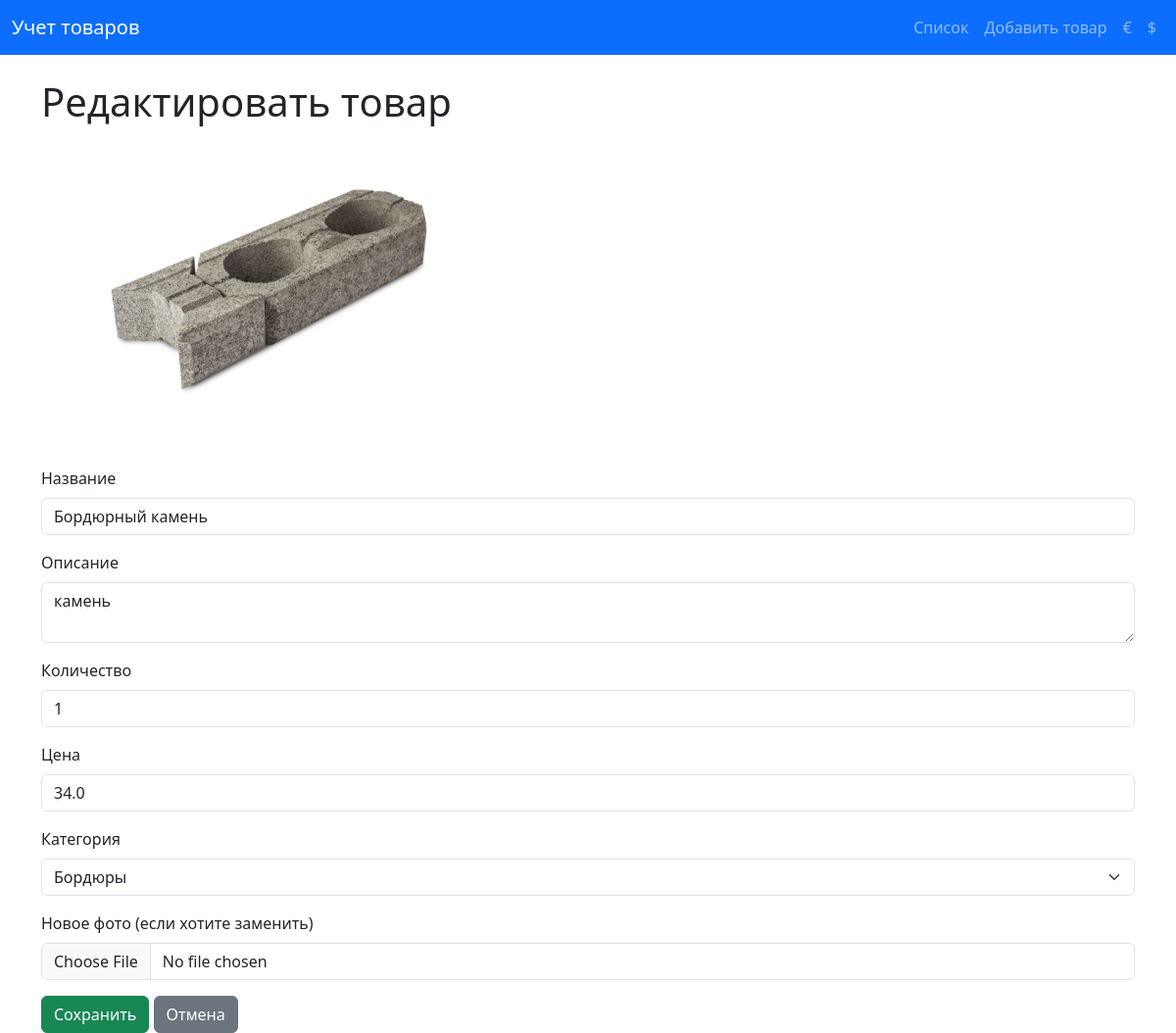
Screenshot of /edit/1 with the database file from the repository.
### app.py (models this page shows, shortened)
class Product(db.Model):
    id = db.Column(db.Integer, primary_key=True)
    name = db.Column(db.String(100), nullable=False)
    description = db.Column(db.String(200), nullable=True)
    quantity = db.Column(db.Integer, nullable=False, default=0)
    price = db.Column(db.Float, nullable=False, default=0.0)
    created_at = db.Column(db.DateTime, default=datetime.utcnow)
    category_id = db.Column(db.Integer, db.ForeignKey('category.id'), nullable=True)
    category = db.relationship('Category', backref=db.backref('products', lazy=True))
    image_filename = db.Column(db.String(200), nullable=True)

class Category(db.Model):
    id = db.Column(db.Integer, primary_key=True)
    name = db.Column(db.String(100), nullable=False, unique=True)

### app.py (the view, shortened to what this page needs)
@app.route('/edit/<int:product_id>', methods=['GET', 'POST'])
def edit(product_id):
    product = Product.query.get_or_404(product_id)
    categories = Category.query.order_by(Category.name).all()
    return render_template('edit.html', product=product, categories=categories)

### templates/edit.html (shortened to what this page needs)
{% extends "base.html" %}
{% block content %}
<h1 class="mb-4">Редактировать товар</h1>
{% if product.image_filename %}
    <div class="mb-4">
        <img src="{{ url_for('static', filename='uploads/' + product.image_filename) }}" alt="{{ product.name }}" class="img-fluid" style="max-height: 300px;">
    </div>
{% endif %}
<form method="POST" enctype="multipart/form-data">
    <div class="mb-3">
        <label for="name" class="form-label">Название</label>
        <input type="text" class="form-control" id="name" name="name" value="{{ product.name }}" required>
    </div>
    <div class="mb-3">
        <label for="description" class="form-label">Описание</label>
        <textarea class="form-control" id="description" name="description">{{ product.description }}</textarea>
    </div>
    <div class="mb-3">
        <label for="quantity" class="form-label">Количество</label>
        <input type="number" class="form-control" id="quantity" name="quantity" value="{{ product.quantity }}" required>
    </div>
    <div class="mb-3">
        <label for="price" class="form-label">Цена</label>
        <input type="number" step="0.01" class="form-control" id="price" name="price" value="{{ product.price }}" required>
    </div>
    <div class="mb-3">
        <label for="category_id" class="form-label">Категория</label>
        <select class="form-select" id="category_id" name="category_id">
            {% for category in categories %}
                <option value="{{ category.id }}" {% if product.category_id == category.id %}selected{% endif %}>
                    {{ category.name }}
                </option>
            {% endfor %}
        </select>
    </div>
    <div class="mb-3">
        <label for="image" class="form-label">Новое фото (если хотите заменить)</label>
        <input type="file" class="form-control" id="image" name="image" accept="image/*">
    </div>
    <button type="submit" class="btn btn-success">Сохранить</button>
    <a href="{{ url_for('index') }}" class="btn btn-secondary">Отмена</a>
</form>
{% endblock %}

### rows the page displays
Product: image_filename (picture), name "Бордюрный камень", description "камень", quantity "1", price "34.0", category_id "Бордюры"
